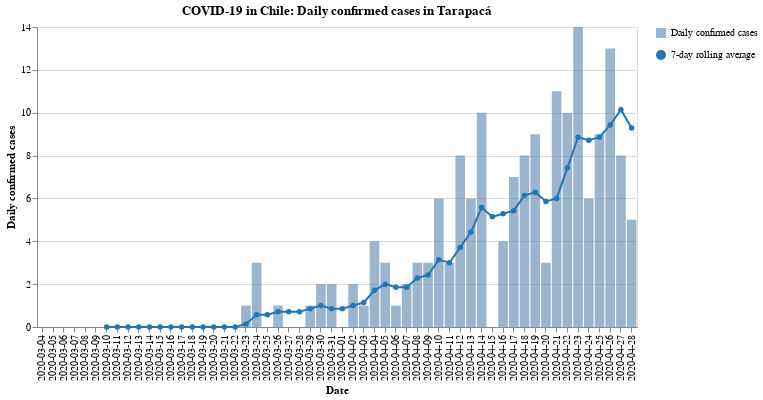

The notebook cell saved with this chart:
### Code cell
#hide_input
bars, line = my_cases_plot(region)
(bars + line).properties(
    title=f'COVID-19 in Chile: Daily confirmed cases in {region}',
    width=600
)

### Figure 1 — Vega-Lite specification as saved in the notebook (floating-point values rounded to 4 significant figures)
{"config": {"view": {"continuousWidth": 400, "continuousHeight": 300}}, "layer": [{"mark": {"type": "bar", "opacity": 0.7}, "encoding": {"opacity": {"type": "nominal", "field": "Daily confirmed cases", "legend": {"title": ""}}, "tooltip": [{"type": "nominal", "field": "Date"}, {"type": "quantitative", "field": "Confirmed cases"}], "x": {"type": "nominal", "axis": {"title": "Date"}, "field": "Date"}, "y": {"type": "quantitative", "axis": {"title": "Daily confirmed cases"}, "field": "Confirmed cases"}}}, {"mark": {"type": "line", "color": "#1f77b4", "point": {"filled": true, "fill": "#1f77b4"}}, "encoding": {"shape": {"type": "nominal", "field": "7-day rolling average", "legend": {"title": ""}}, "x": {"type": "nominal", "axis": {"title": "Date"}, "field": "Date"}, "y": {"type": "quantitative", "field": "Rolling"}}}], "data": {"name": "data-da9e682d78d975b2ecc750c6a434cfab"}, "title": "COVID-19 in Chile: Daily confirmed cases in Tarapacá", "width": 600, "$schema": "https://vega.github.io/schema/vega-lite/v4.8.1.json", "datasets": {"data-da9e682d78d975b2ecc750c6a434cfab": [{"Date": "2020-03-04", "Confirmed cases": 0, "Rolling": null, "Daily confirmed cases": "Daily confirmed cases", "7-day rolling average": "7-day rolling average"}, {"Date": "2020-03-05", "Confirmed cases": 0, "Rolling": null, "Daily confirmed cases": "Daily confirmed cases", "7-day rolling average": "7-day rolling average"}, {"Date": "2020-03-06", "Confirmed cases": 0, "Rolling": null, "Daily confirmed cases": "Daily confirmed cases", "7-day rolling average": "7-day rolling average"}, {"Date": "2020-03-07", "Confirmed cases": 0, "Rolling": null, "Daily confirmed cases": "Daily confirmed cases", "7-day rolling average": "7-day rolling average"}, {"Date": "2020-03-08", "Confirmed cases": 0, "Rolling": null, "Daily confirmed cases": "Daily confirmed cases", "7-day rolling average": "7-day rolling average"}, {"Date": "2020-03-09", "Confirmed cases": 0, "Rolling": null, "Daily confirmed cases": "Daily confirmed cases", "7-day rolling average": "7-day rolling average"}, {"Date": "2020-03-10", "Confirmed cases": 0, "Rolling": 0.0, "Daily confirmed cases": "Daily confirmed cases", "7-day rolling average": "7-day rolling average"}, {"Date": "2020-03-11", "Confirmed cases": 0, "Rolling": 0.0, "Daily confirmed cases": "Daily confirmed cases", "7-day rolling average": "7-day rolling average"}, {"Date": "2020-03-12", "Confirmed cases": 0, "Rolling": 0.0, "Daily confirmed cases": "Daily confirmed cases", "7-day rolling average": "7-day rolling average"}, {"Date": "2020-03-13", "Confirmed cases": 0, "Rolling": 0.0, "Daily confirmed cases": "Daily confirmed cases", "7-day rolling average": "7-day rolling average"}, {"Date": "2020-03-14", "Confirmed cases": 0, "Rolling": 0.0, "Daily confirmed cases": "Daily confirmed cases", "7-day rolling average": "7-day rolling average"}, {"Date": "2020-03-15", "Confirmed cases": 0, "Rolling": 0.0, "Daily confirmed cases": "Daily confirmed cases", "7-day rolling average": "7-day rolling average"}, {"Date": "2020-03-16", "Confirmed cases": 0, "Rolling": 0.0, "Daily confirmed cases": "Daily confirmed cases", "7-day rolling average": "7-day rolling average"}, {"Date": "2020-03-17", "Confirmed cases": 0, "Rolling": 0.0, "Daily confirmed cases": "Daily confirmed cases", "7-day rolling average": "7-day rolling average"}, {"Date": "2020-03-18", "Confirmed cases": 0, "Rolling": 0.0, "Daily confirmed cases": "Daily confirmed cases", "7-day rolling average": "7-day rolling average"}, {"Date": "2020-03-19", "Confirmed cases": 0, "Rolling": 0.0, "Daily confirmed cases": "Daily confirmed cases", "7-day rolling average": "7-day rolling average"}, {"Date": "2020-03-20", "Confirmed cases": 0, "Rolling": 0.0, "Daily confirmed cases": "Daily confirmed cases", "7-day rolling average": "7-day rolling average"}, {"Date": "2020-03-21", "Confirmed cases": 0, "Rolling": 0.0, "Daily confirmed cases": "Daily confirmed cases", "7-day rolling average": "7-day rolling average"}, {"Date": "2020-03-22", "Confirmed cases": 0, "Rolling": 0.0, "Daily confirmed cases": "Daily confirmed cases", "7-day rolling average": "7-day rolling average"}, {"Date": "2020-03-23", "Confirmed cases": 1, "Rolling": 0.1429, "Daily confirmed cases": "Daily confirmed cases", "7-day rolling average": "7-day rolling average"}, {"Date": "2020-03-24", "Confirmed cases": 3, "Rolling": 0.5714, "Daily confirmed cases": "Daily confirmed cases", "7-day rolling average": "7-day rolling average"}, {"Date": "2020-03-25", "Confirmed cases": 0, "Rolling": 0.5714, "Daily confirmed cases": "Daily confirmed cases", "7-day rolling average": "7-day rolling average"}, {"Date": "2020-03-26", "Confirmed cases": 1, "Rolling": 0.7143, "Daily confirmed cases": "Daily confirmed cases", "7-day rolling average": "7-day rolling average"}, {"Date": "2020-03-27", "Confirmed cases": 0, "Rolling": 0.7143, "Daily confirmed cases": "Daily confirmed cases", "7-day rolling average": "7-day rolling average"}, {"Date": "2020-03-28", "Confirmed cases": 0, "Rolling": 0.7143, "Daily confirmed cases": "Daily confirmed cases", "7-day rolling average": "7-day rolling average"}, {"Date": "2020-03-29", "Confirmed cases": 1, "Rolling": 0.8571, "Daily confirmed cases": "Daily confirmed cases", "7-day rolling average": "7-day rolling average"}, {"Date": "2020-03-30", "Confirmed cases": 2, "Rolling": 1.0, "Daily confirmed cases": "Daily confirmed cases", "7-day rolling average": "7-day rolling average"}, {"Date": "2020-03-31", "Confirmed cases": 2, "Rolling": 0.8571, "Daily confirmed cases": "Daily confirmed cases", "7-day rolling average": "7-day rolling average"}, {"Date": "2020-04-01", "Confirmed cases": 0, "Rolling": 0.8571, "Daily confirmed cases": "Daily confirmed cases", "7-day rolling average": "7-day rolling average"}, {"Date": "2020-04-02", "Confirmed cases": 2, "Rolling": 1.0, "Daily confirmed cases": "Daily confirmed cases", "7-day rolling average": "7-day rolling average"}, {"Date": "2020-04-03", "Confirmed cases": 1, "Rolling": 1.143, "Daily confirmed cases": "Daily confirmed cases", "7-day rolling average": "7-day rolling average"}, {"Date": "2020-04-04", "Confirmed cases": 4, "Rolling": 1.714, "Daily confirmed cases": "Daily confirmed cases", "7-day rolling average": "7-day rolling average"}, {"Date": "2020-04-05", "Confirmed cases": 3, "Rolling": 2.0, "Daily confirmed cases": "Daily confirmed cases", "7-day rolling average": "7-day rolling average"}, {"Date": "2020-04-06", "Confirmed cases": 1, "Rolling": 1.857, "Daily confirmed cases": "Daily confirmed cases", "7-day rolling average": "7-day rolling average"}, {"Date": "2020-04-07", "Confirmed cases": 2, "Rolling": 1.857, "Daily confirmed cases": "Daily confirmed cases", "7-day rolling average": "7-day rolling average"}, {"Date": "2020-04-08", "Confirmed cases": 3, "Rolling": 2.286, "Daily confirmed cases": "Daily confirmed cases", "7-day rolling average": "7-day rolling average"}, {"Date": "2020-04-09", "Confirmed cases": 3, "Rolling": 2.429, "Daily confirmed cases": "Daily confirmed cases", "7-day rolling average": "7-day rolling average"}, {"Date": "2020-04-10", "Confirmed cases": 6, "Rolling": 3.143, "Daily confirmed cases": "Daily confirmed cases", "7-day rolling average": "7-day rolling average"}, {"Date": "2020-04-11", "Confirmed cases": 3, "Rolling": 3.0, "Daily confirmed cases": "Daily confirmed cases", "7-day rolling average": "7-day rolling average"}, {"Date": "2020-04-12", "Confirmed cases": 8, "Rolling": 3.714, "Daily confirmed cases": "Daily confirmed cases", "7-day rolling average": "7-day rolling average"}, {"Date": "2020-04-13", "Confirmed cases": 6, "Rolling": 4.429, "Daily confirmed cases": "Daily confirmed cases", "7-day rolling average": "7-day rolling average"}, {"Date": "2020-04-14", "Confirmed cases": 10, "Rolling": 5.571, "Daily confirmed cases": "Daily confirmed cases", "7-day rolling average": "7-day rolling average"}, {"Date": "2020-04-15", "Confirmed cases": 0, "Rolling": 5.143, "Daily confirmed cases": "Daily confirmed cases", "7-day rolling average": "7-day rolling average"}, {"Date": "2020-04-16", "Confirmed cases": 4, "Rolling": 5.286, "Daily confirmed cases": "Daily confirmed cases", "7-day rolling average": "7-day rolling average"}, {"Date": "2020-04-17", "Confirmed cases": 7, "Rolling": 5.429, "Daily confirmed cases": "Daily confirmed cases", "7-day rolling average": "7-day rolling average"}, {"Date": "2020-04-18", "Confirmed cases": 8, "Rolling": 6.143, "Daily confirmed cases": "Daily confirmed cases", "7-day rolling average": "7-day rolling average"}, {"Date": "2020-04-19", "Confirmed cases": 9, "Rolling": 6.286, "Daily confirmed cases": "Daily confirmed cases", "7-day rolling average": "7-day rolling average"}, {"Date": "2020-04-20", "Confirmed cases": 3, "Rolling": 5.857, "Daily confirmed cases": "Daily confirmed cases", "7-day rolling average": "7-day rolling average"}, {"Date": "2020-04-21", "Confirmed cases": 11, "Rolling": 6.0, "Daily confirmed cases": "Daily confirmed cases", "7-day rolling average": "7-day rolling average"}, {"Date": "2020-04-22", "Confirmed cases": 10, "Rolling": 7.429, "Daily confirmed cases": "Daily confirmed cases", "7-day rolling average": "7-day rolling average"}, {"Date": "2020-04-23", "Confirmed cases": 14, "Rolling": 8.857, "Daily confirmed cases": "Daily confirmed cases", "7-day rolling average": "7-day rolling average"}, {"Date": "2020-04-24", "Confirmed cases": 6, "Rolling": 8.714, "Daily confirmed cases": "Daily confirmed cases", "7-day rolling average": "7-day rolling average"}, {"Date": "2020-04-25", "Confirmed cases": 9, "Rolling": 8.857, "Daily confirmed cases": "Daily confirmed cases", "7-day rolling average": "7-day rolling average"}, {"Date": "2020-04-26", "Confirmed cases": 13, "Rolling": 9.429, "Daily confirmed cases": "Daily confirmed cases", "7-day rolling average": "7-day rolling average"}, {"Date": "2020-04-27", "Confirmed cases": 8, "Rolling": 10.14, "Daily confirmed cases": "Daily confirmed cases", "7-day rolling average": "7-day rolling average"}, {"Date": "2020-04-28", "Confirmed cases": 5, "Rolling": 9.286, "Daily confirmed cases": "Daily confirmed cases", "7-day rolling average": "7-day rolling average"}]}}
